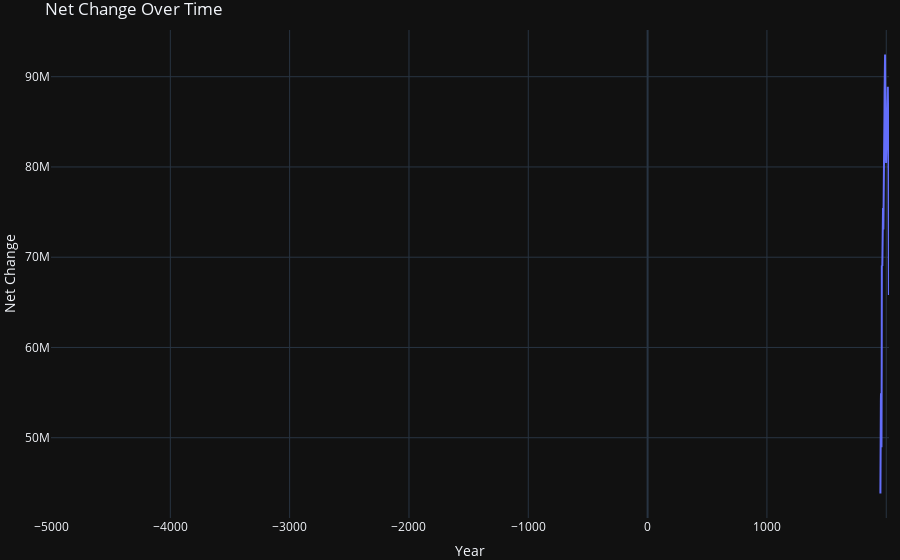

The code cell stored with this chart in its notebook:
### Code cell
# Assuming df is your DataFrame
fig_net_change = px.line(df, x='Year', y='Net Change', title='Net Change Over Time',
                         labels={'Net Change': 'Net Change', 'Year': 'Year'},
                         line_shape='linear')  # You can adjust 'line_shape' for different line styles

fig_net_change.update_layout(
    xaxis_title='Year',
    yaxis_title='Net Change',
    template='plotly_dark',
    showlegend=True,
    margin=dict(l=0, r=0, t=30, b=0),
)

fig_net_change.show()

### Figure 1 — Plotly figure (JSON) as saved in the notebook; plotly's stock layout.template omitted (floating-point values rounded to 4 significant figures)
{"data": [{"hovertemplate": "Year=%{x}<br>Net Change=%{y}<extra></extra>", "legendgroup": "", "line": {"color": "#636efa", "dash": "solid", "shape": "linear"}, "marker": {"symbol": "circle"}, "mode": "lines", "name": "", "orientation": "v", "showlegend": false, "type": "scatter", "x": [2023, 2022, 2021, 2020, 2019, 2018, 2017, 2016, 2015, 2014, 2013, 2012, 2011, 2010, 2009, 2008, 2007, 2006, 2005, 2004, 2003, 2002, 2001, 2000, 1999, 1998, 1997, 1996, 1995, 1994, 1993, 1992, 1991, 1990, 1989, 1988, 1987, 1986, 1985, 1984, 1983, 1982, 1981, 1980, 1979, 1978, 1977, 1976, 1975, 1974, 1973, 1972, 1971, 1970, 1969, 1968, 1967, 1966, 1965, 1964, 1963, 1962, 1961, 1960, 1959, 1958, 1957, 1956, 1955, 1954, 1953, 1952, 1951, 1927, 1900, 1850, 1804, 1760, 1700, 1600, 1500, 1400, 1200, 1100, 1000, 900, 800, 700, 600, 200, -200, -500, -1000, -2000, -3000, -4000, -5000], "xaxis": "x", "y": [70206291, 65810005, 68342271, 76001848, 81161204, 83967424, 86348166, 86876701, 87584118, 88420049, 88895449, 88572496, 87522320, 87297197, 86708636, 85648728, 84532326, 83240099, 82424641, 81853113, 81491005, 81660378, 81848007, 81140517, 80445978, 80831219, 81335963, 81925844, 82491461, 83294470, 84747430, 86440226, 90070005, 92471554, 91410334, 91309479, 90921156, 88332726, 85894539, 83951836, 83899367, 83357213, 80619952, 78424835, 75925163, 73885218, 73266608, 73068651, 73920154, 75265573, 75450619, 74637793, 74772756, 74735061, 73844467, 71362642, 69031130, 69305053, 69899645, 71433091, 69092504, 58316134, 49137175, 48941246, 54184091, 58241240, 56864226, 54930490, 54092802, 51700542, 50007898, 47140519, 43808223, null, null, null, null, null, null, null, null, null, null, null, null, null, null, null, null, null, null, null, null, null, null, null, null], "yaxis": "y"}], "layout": {"legend": {"tracegroupgap": 0}, "margin": {"b": 0, "l": 0, "r": 0, "t": 30}, "showlegend": true, "title": {"text": "Net Change Over Time"}, "xaxis": {"anchor": "y", "domain": [0, 1], "title": {"text": "Year"}}, "yaxis": {"anchor": "x", "domain": [0, 1], "title": {"text": "Net Change"}}}}
